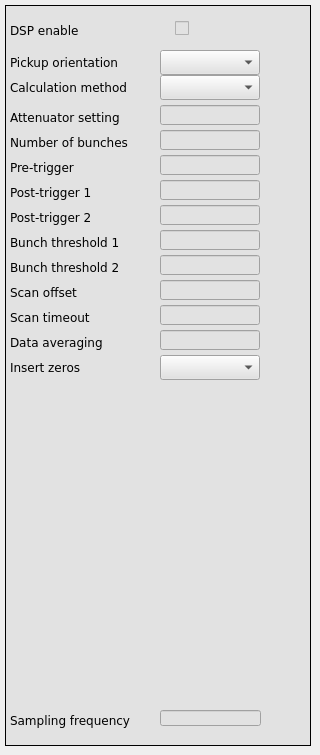
    <widget class="QWidget" name="dsp">
     <attribute name="title">
      <string>DSP</string>
     </attribute>
     <widget class="caFrame" name="caframe_2">
      <property name="geometry">
       <rect>
        <x>5</x>
        <y>5</y>
        <width>306</width>
        <height>741</height>
       </rect>
      </property>
      <property name="styleSheet">
       <string notr="true">background-color: rgb(226, 226, 226);</string>
      </property>
      <property name="frameShape">
       <enum>QFrame::Box</enum>
      </property>
      <widget class="QLabel" name="label_9">
       <property name="geometry">
        <rect>
         <x>5</x>
         <y>275</y>
         <width>136</width>
         <height>25</height>
        </rect>
       </property>
       <property name="font">
        <font>
         <family>DejaVu Sans</family>
        </font>
       </property>
       <property name="text">
        <string>Scan offset</string>
       </property>
      </widget>
      <widget class="caTextEntry" name="catextentry_4">
       <property name="geometry">
        <rect>
         <x>155</x>
         <y>200</y>
         <width>100</width>
         <height>20</height>
        </rect>
       </property>
       <property name="font">
        <font>
         <family>DejaVu Sans</family>
         <pointsize>9</pointsize>
         <stylestrategy>PreferDefault</stylestrategy>
        </font>
       </property>
       <property name="alignment">
        <set>Qt::AlignRight|Qt::AlignTrailing|Qt::AlignVCenter</set>
       </property>
       <property name="channel" stdset="0">
        <string notr="true">$(DEVICE):dsp:post_trigger2</string>
       </property>
       <property name="background">
        <color>
         <red>255</red>
         <green>255</green>
         <blue>127</blue>
        </color>
       </property>
       <property name="colorMode">
        <enum>caLineEdit::Static</enum>
       </property>
       <property name="limitsMode">
        <enum>caLineEdit::User</enum>
       </property>
       <property name="maxValue">
        <double>2047.000000000000000</double>
       </property>
       <property name="minValue">
        <double>8.000000000000000</double>
       </property>
      </widget>
      <widget class="QLabel" name="label_2">
       <property name="geometry">
        <rect>
         <x>5</x>
         <y>70</y>
         <width>136</width>
         <height>25</height>
        </rect>
       </property>
       <property name="font">
        <font>
         <family>DejaVu Sans</family>
        </font>
       </property>
       <property name="text">
        <string>Calculation method</string>
       </property>
      </widget>
      <widget class="QLabel" name="label_5">
       <property name="geometry">
        <rect>
         <x>5</x>
         <y>175</y>
         <width>141</width>
         <height>25</height>
        </rect>
       </property>
       <property name="font">
        <font>
         <family>DejaVu Sans</family>
        </font>
       </property>
       <property name="text">
        <string>Post-trigger 1</string>
       </property>
      </widget>
      <widget class="caTextEntry" name="catextentry_6">
       <property name="geometry">
        <rect>
         <x>155</x>
         <y>250</y>
         <width>100</width>
         <height>20</height>
        </rect>
       </property>
       <property name="font">
        <font>
         <family>DejaVu Sans</family>
         <pointsize>9</pointsize>
         <stylestrategy>PreferDefault</stylestrategy>
        </font>
       </property>
       <property name="alignment">
        <set>Qt::AlignRight|Qt::AlignTrailing|Qt::AlignVCenter</set>
       </property>
       <property name="channel" stdset="0">
        <string notr="true">$(DEVICE):dsp:bunch_thr2</string>
       </property>
       <property name="background">
        <color>
         <red>255</red>
         <green>255</green>
         <blue>127</blue>
        </color>
       </property>
       <property name="colorMode">
        <enum>caLineEdit::Static</enum>
       </property>
       <property name="limitsMode">
        <enum>caLineEdit::User</enum>
       </property>
       <property name="maxValue">
        <double>8191.000000000000000</double>
       </property>
       <property name="minValue">
        <double>0.000000000000000</double>
       </property>
      </widget>
      <widget class="QLabel" name="label_7">
       <property name="geometry">
        <rect>
         <x>5</x>
         <y>225</y>
         <width>146</width>
         <height>25</height>
        </rect>
       </property>
       <property name="font">
        <font>
         <family>DejaVu Sans</family>
        </font>
       </property>
       <property name="text">
        <string>Bunch threshold 1</string>
       </property>
      </widget>
      <widget class="caTextEntry" name="catextentry_5">
       <property name="geometry">
        <rect>
         <x>155</x>
         <y>225</y>
         <width>100</width>
         <height>20</height>
        </rect>
       </property>
       <property name="font">
        <font>
         <family>DejaVu Sans</family>
         <pointsize>9</pointsize>
         <stylestrategy>PreferDefault</stylestrategy>
        </font>
       </property>
       <property name="alignment">
        <set>Qt::AlignRight|Qt::AlignTrailing|Qt::AlignVCenter</set>
       </property>
       <property name="channel" stdset="0">
        <string notr="true">$(DEVICE):dsp:bunch_thr1</string>
       </property>
       <property name="background">
        <color>
         <red>255</red>
         <green>255</green>
         <blue>127</blue>
        </color>
       </property>
       <property name="colorMode">
        <enum>caLineEdit::Static</enum>
       </property>
       <property name="limitsMode">
        <enum>caLineEdit::User</enum>
       </property>
       <property name="maxValue">
        <double>8191.000000000000000</double>
       </property>
       <property name="minValue">
        <double>0.000000000000000</double>
       </property>
      </widget>
      <widget class="caMenu" name="camenu_3">
       <property name="geometry">
        <rect>
         <x>155</x>
         <y>350</y>
         <width>100</width>
         <height>25</height>
        </rect>
       </property>
       <property name="font">
        <font>
         <family>DejaVu Sans</family>
         <pointsize>9</pointsize>
        </font>
       </property>
       <property name="styleSheet">
        <string notr="true">selection-color: rgb(0, 0, 0);
color: rgb(0, 0, 0);</string>
       </property>
       <property name="frame">
        <bool>true</bool>
       </property>
       <property name="channel" stdset="0">
        <string notr="true">$(DEVICE):dsp:insert_zeros</string>
       </property>
       <property name="labelDisplay">
        <bool>false</bool>
       </property>
      </widget>
      <widget class="QLabel" name="label_12">
       <property name="geometry">
        <rect>
         <x>5</x>
         <y>350</y>
         <width>131</width>
         <height>25</height>
        </rect>
       </property>
       <property name="font">
        <font>
         <family>DejaVu Sans</family>
        </font>
       </property>
       <property name="text">
        <string>Insert zeros</string>
       </property>
      </widget>
      <widget class="caTextEntry" name="catextentry_9">
       <property name="geometry">
        <rect>
         <x>155</x>
         <y>325</y>
         <width>100</width>
         <height>20</height>
        </rect>
       </property>
       <property name="font">
        <font>
         <family>DejaVu Sans</family>
         <pointsize>9</pointsize>
         <stylestrategy>PreferDefault</stylestrategy>
        </font>
       </property>
       <property name="alignment">
        <set>Qt::AlignRight|Qt::AlignTrailing|Qt::AlignVCenter</set>
       </property>
       <property name="channel" stdset="0">
        <string notr="true">$(DEVICE):dsp:data_averaging</string>
       </property>
       <property name="background">
        <color>
         <red>255</red>
         <green>255</green>
         <blue>127</blue>
        </color>
       </property>
       <property name="colorMode">
        <enum>caLineEdit::Static</enum>
       </property>
       <property name="limitsMode">
        <enum>caLineEdit::User</enum>
       </property>
       <property name="maxValue">
        <double>2047.000000000000000</double>
       </property>
       <property name="minValue">
        <double>8.000000000000000</double>
       </property>
      </widget>
      <widget class="QLabel" name="label_8">
       <property name="geometry">
        <rect>
         <x>5</x>
         <y>250</y>
         <width>126</width>
         <height>25</height>
        </rect>
       </property>
       <property name="font">
        <font>
         <family>DejaVu Sans</family>
        </font>
       </property>
       <property name="text">
        <string>Bunch threshold 2</string>
       </property>
      </widget>
      <widget class="caMenu" name="camenu">
       <property name="geometry">
        <rect>
         <x>155</x>
         <y>45</y>
         <width>100</width>
         <height>25</height>
        </rect>
       </property>
       <property name="font">
        <font>
         <family>DejaVu Sans</family>
         <pointsize>9</pointsize>
        </font>
       </property>
       <property name="styleSheet">
        <string notr="true">selection-color: rgb(0, 0, 0);
color: rgb(0, 0, 0);</string>
       </property>
       <property name="frame">
        <bool>true</bool>
       </property>
       <property name="channel" stdset="0">
        <string notr="true">$(DEVICE):dsp:pickup_orientation</string>
       </property>
       <property name="labelDisplay">
        <bool>false</bool>
       </property>
      </widget>
      <widget class="QLabel" name="label_3">
       <property name="geometry">
        <rect>
         <x>5</x>
         <y>125</y>
         <width>136</width>
         <height>25</height>
        </rect>
       </property>
       <property name="font">
        <font>
         <family>DejaVu Sans</family>
        </font>
       </property>
       <property name="text">
        <string>Number of bunches</string>
       </property>
      </widget>
      <widget class="caTextEntry" name="catextentry_3">
       <property name="geometry">
        <rect>
         <x>155</x>
         <y>175</y>
         <width>100</width>
         <height>20</height>
        </rect>
       </property>
       <property name="font">
        <font>
         <family>DejaVu Sans</family>
         <pointsize>9</pointsize>
         <stylestrategy>PreferDefault</stylestrategy>
        </font>
       </property>
       <property name="alignment">
        <set>Qt::AlignRight|Qt::AlignTrailing|Qt::AlignVCenter</set>
       </property>
       <property name="channel" stdset="0">
        <string notr="true">$(DEVICE):dsp:post_trigger1</string>
       </property>
       <property name="background">
        <color>
         <red>255</red>
         <green>255</green>
         <blue>127</blue>
        </color>
       </property>
       <property name="colorMode">
        <enum>caLineEdit::Static</enum>
       </property>
       <property name="limitsMode">
        <enum>caLineEdit::User</enum>
       </property>
       <property name="maxValue">
        <double>2047.000000000000000</double>
       </property>
       <property name="minValue">
        <double>8.000000000000000</double>
       </property>
      </widget>
      <widget class="QLabel" name="label_10">
       <property name="geometry">
        <rect>
         <x>5</x>
         <y>300</y>
         <width>141</width>
         <height>25</height>
        </rect>
       </property>
       <property name="font">
        <font>
         <family>DejaVu Sans</family>
        </font>
       </property>
       <property name="text">
        <string>Scan timeout</string>
       </property>
      </widget>
      <widget class="caMenu" name="camenu_2">
       <property name="geometry">
        <rect>
         <x>155</x>
         <y>70</y>
         <width>100</width>
         <height>25</height>
        </rect>
       </property>
       <property name="font">
        <font>
         <family>DejaVu Sans</family>
         <pointsize>9</pointsize>
        </font>
       </property>
       <property name="styleSheet">
        <string notr="true">selection-color: rgb(0, 0, 0);
color: rgb(0, 0, 0);</string>
       </property>
       <property name="frame">
        <bool>true</bool>
       </property>
       <property name="channel" stdset="0">
        <string notr="true">$(DEVICE):dsp:calculation_method</string>
       </property>
       <property name="labelDisplay">
        <bool>false</bool>
       </property>
      </widget>
      <widget class="caTextEntry" name="catextentry">
       <property name="geometry">
        <rect>
         <x>155</x>
         <y>125</y>
         <width>100</width>
         <height>20</height>
        </rect>
       </property>
       <property name="font">
        <font>
         <family>DejaVu Sans</family>
         <pointsize>9</pointsize>
         <stylestrategy>PreferDefault</stylestrategy>
        </font>
       </property>
       <property name="alignment">
        <set>Qt::AlignRight|Qt::AlignTrailing|Qt::AlignVCenter</set>
       </property>
       <property name="channel" stdset="0">
        <string notr="true">$(DEVICE):dsp:num_of_bunches</string>
       </property>
       <property name="background">
        <color>
         <red>255</red>
         <green>255</green>
         <blue>127</blue>
        </color>
       </property>
       <property name="colorMode">
        <enum>caLineEdit::Static</enum>
       </property>
      </widget>
      <widget class="caTextEntry" name="catextentry_7">
       <property name="geometry">
        <rect>
         <x>155</x>
         <y>275</y>
         <width>100</width>
         <height>20</height>
        </rect>
       </property>
       <property name="font">
        <font>
         <family>DejaVu Sans</family>
         <pointsize>9</pointsize>
         <stylestrategy>PreferDefault</stylestrategy>
        </font>
       </property>
       <property name="alignment">
        <set>Qt::AlignRight|Qt::AlignTrailing|Qt::AlignVCenter</set>
       </property>
       <property name="channel" stdset="0">
        <string notr="true">$(DEVICE):dsp:scan_offset</string>
       </property>
       <property name="background">
        <color>
         <red>255</red>
         <green>255</green>
         <blue>127</blue>
        </color>
       </property>
       <property name="colorMode">
        <enum>caLineEdit::Static</enum>
       </property>
       <property name="limitsMode">
        <enum>caLineEdit::Channel</enum>
       </property>
       <property name="maxValue">
        <double>8191.000000000000000</double>
       </property>
       <property name="minValue">
        <double>0.000000000000000</double>
       </property>
      </widget>
      <widget class="caTextEntry" name="catextentry_8">
       <property name="geometry">
        <rect>
         <x>155</x>
         <y>300</y>
         <width>100</width>
         <height>20</height>
        </rect>
       </property>
       <property name="font">
        <font>
         <family>DejaVu Sans</family>
         <pointsize>9</pointsize>
         <stylestrategy>PreferDefault</stylestrategy>
        </font>
       </property>
       <property name="alignment">
        <set>Qt::AlignRight|Qt::AlignTrailing|Qt::AlignVCenter</set>
       </property>
       <property name="channel" stdset="0">
        <string notr="true">$(DEVICE):dsp:scan_timeout</string>
       </property>
       <property name="background">
        <color>
         <red>255</red>
         <green>255</green>
         <blue>127</blue>
        </color>
       </property>
       <property name="colorMode">
        <enum>caLineEdit::Static</enum>
       </property>
       <property name="limitsMode">
        <enum>caLineEdit::Channel</enum>
       </property>
       <property name="maxValue">
        <double>8191.000000000000000</double>
       </property>
       <property name="minValue">
        <double>0.000000000000000</double>
       </property>
      </widget>
      <widget class="caTextEntry" name="catextentry_2">
       <property name="geometry">
        <rect>
         <x>155</x>
         <y>150</y>
         <width>100</width>
         <height>20</height>
        </rect>
       </property>
       <property name="font">
        <font>
         <family>DejaVu Sans</family>
         <pointsize>9</pointsize>
         <stylestrategy>PreferDefault</stylestrategy>
        </font>
       </property>
       <property name="alignment">
        <set>Qt::AlignRight|Qt::AlignTrailing|Qt::AlignVCenter</set>
       </property>
       <property name="channel" stdset="0">
        <string notr="true">$(DEVICE):dsp:pre_trigger</string>
       </property>
       <property name="background">
        <color>
         <red>255</red>
         <green>255</green>
         <blue>127</blue>
        </color>
       </property>
       <property name="colorMode">
        <enum>caLineEdit::Static</enum>
       </property>
       <property name="limitsMode">
        <enum>caLineEdit::User</enum>
       </property>
       <property name="maxValue">
        <double>15.000000000000000</double>
       </property>
      </widget>
      <widget class="QLabel" name="label_11">
       <property name="geometry">
        <rect>
         <x>5</x>
         <y>325</y>
         <width>136</width>
         <height>25</height>
        </rect>
       </property>
       <property name="font">
        <font>
         <family>DejaVu Sans</family>
        </font>
       </property>
       <property name="text">
        <string>Data averaging</string>
       </property>
      </widget>
      <widget class="QLabel" name="label">
       <property name="geometry">
        <rect>
         <x>5</x>
         <y>45</y>
         <width>146</width>
         <height>25</height>
        </rect>
       </property>
       <property name="font">
        <font>
         <family>DejaVu Sans</family>
        </font>
       </property>
       <property name="text">
        <string>Pickup orientation</string>
       </property>
      </widget>
      <widget class="QLabel" name="label_4">
       <property name="geometry">
        <rect>
         <x>5</x>
         <y>150</y>
         <width>146</width>
         <height>25</height>
        </rect>
       </property>
       <property name="font">
        <font>
         <family>DejaVu Sans</family>
        </font>
       </property>
       <property name="text">
        <string>Pre-trigger</string>
       </property>
      </widget>
      <widget class="QLabel" name="label_6">
       <property name="geometry">
        <rect>
         <x>5</x>
         <y>200</y>
         <width>141</width>
         <height>25</height>
        </rect>
       </property>
       <property name="font">
        <font>
         <family>DejaVu Sans</family>
        </font>
       </property>
       <property name="text">
        <string>Post-trigger 2</string>
       </property>
      </widget>
      <widget class="caLed" name="caled_2">
       <property name="geometry">
        <rect>
         <x>210</x>
         <y>13</y>
         <width>21</width>
         <height>21</height>
        </rect>
       </property>
       <property name="font">
        <font>
         <family>DejaVu Sans</family>
         <pointsize>9</pointsize>
        </font>
       </property>
       <property name="channel" stdset="0">
        <string notr="true">$(DEVICE):dsp:enable</string>
       </property>
       <property name="falseColor">
        <color alpha="0">
         <red>255</red>
         <green>0</green>
         <blue>0</blue>
        </color>
       </property>
       <property name="trueColor">
        <color>
         <red>0</red>
         <green>255</green>
         <blue>0</blue>
        </color>
       </property>
       <property name="trueValue">
        <string>true</string>
       </property>
       <property name="falseValue">
        <string>false</string>
       </property>
      </widget>
      <widget class="QLabel" name="label_419">
       <property name="geometry">
        <rect>
         <x>5</x>
         <y>15</y>
         <width>80</width>
         <height>21</height>
        </rect>
       </property>
       <property name="font">
        <font>
         <family>DejaVu Sans</family>
        </font>
       </property>
       <property name="text">
        <string>DSP enable</string>
       </property>
       <property name="alignment">
        <set>Qt::AlignLeading|Qt::AlignLeft|Qt::AlignVCenter</set>
       </property>
      </widget>
      <widget class="caToggleButton" name="catogglebutton_4">
       <property name="geometry">
        <rect>
         <x>170</x>
         <y>15</y>
         <width>16</width>
         <height>16</height>
        </rect>
       </property>
       <property name="font">
        <font>
         <family>DejaVu Sans</family>
         <pointsize>9</pointsize>
        </font>
       </property>
       <property name="channel" stdset="0">
        <string notr="true">$(DEVICE):dsp:enable</string>
       </property>
      </widget>
      <widget class="caLineEdit" name="calineedit_4">
       <property name="geometry">
        <rect>
         <x>155</x>
         <y>705</y>
         <width>101</width>
         <height>16</height>
        </rect>
       </property>
       <property name="font">
        <font>
         <family>DejaVu Sans</family>
         <pointsize>10</pointsize>
         <stylestrategy>PreferDefault</stylestrategy>
        </font>
       </property>
       <property name="alignment">
        <set>Qt::AlignRight|Qt::AlignTrailing|Qt::AlignVCenter</set>
       </property>
       <property name="channel" stdset="0">
        <string notr="true">$(DEVICE):clock_info:adc_frequency</string>
       </property>
      </widget>
      <widget class="QLabel" name="label_55">
       <property name="geometry">
        <rect>
         <x>5</x>
         <y>705</y>
         <width>131</width>
         <height>21</height>
        </rect>
       </property>
       <property name="font">
        <font>
         <family>DejaVu Sans</family>
        </font>
       </property>
       <property name="text">
        <string>Sampling frequency</string>
       </property>
      </widget>
      <widget class="QLabel" name="label_13">
       <property name="geometry">
        <rect>
         <x>5</x>
         <y>100</y>
         <width>141</width>
         <height>25</height>
        </rect>
       </property>
       <property name="font">
        <font>
         <family>DejaVu Sans</family>
        </font>
       </property>
       <property name="text">
        <string>Attenuator setting</string>
       </property>
      </widget>
      <widget class="caTextEntry" name="catextentry_11">
       <property name="geometry">
        <rect>
         <x>155</x>
         <y>100</y>
         <width>100</width>
         <height>20</height>
        </rect>
       </property>
       <property name="font">
        <font>
         <family>DejaVu Sans</family>
         <pointsize>9</pointsize>
         <stylestrategy>PreferDefault</stylestrategy>
        </font>
       </property>
       <property name="alignment">
        <set>Qt::AlignRight|Qt::AlignTrailing|Qt::AlignVCenter</set>
       </property>
       <property name="channel" stdset="0">
        <string notr="true">$(DEVICE):attenuation:att_id</string>
       </property>
       <property name="background">
        <color>
         <red>255</red>
         <green>255</green>
         <blue>127</blue>
        </color>
       </property>
       <property name="colorMode">
        <enum>caLineEdit::Static</enum>
       </property>
      </widget>
     </widget>
    </widget>
